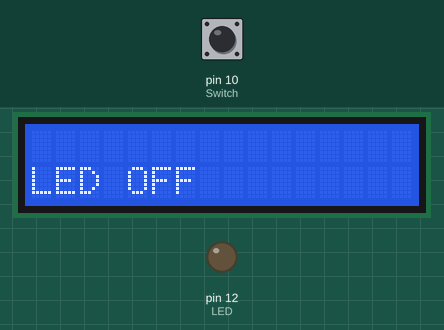
Recording of a program running on a simulated Raspberry Pi (header pin numbers). Parts: 16×2 character LCD, output pins drawn as LEDs (lit = HIGH). Inputs (shaded band) come from the test bench; at power-on: pin 10 (Switch) LOW. What the program prints to the terminal is not drawn.

Above: at 1.4 s.
1.5 s: pin 10 (Switch) pulled HIGH for 1.25 s
At 3.9 s:
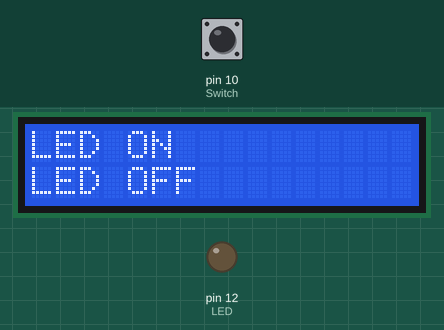
4.2 s: pin 10 (Switch) pulled HIGH for 3.2 s
At 5.3 s:
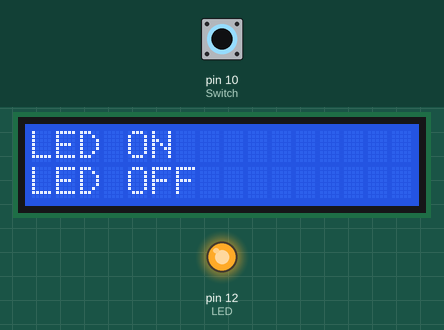
Timing chart, 0 to 8.9 s (numbered marks = the images above; inputs shaded):
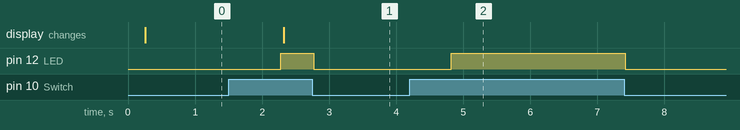

Measured:
- after the input at 1.5 s, pin 12 (LED): LOW → HIGH after 0.78 s, → LOW 0.49 s later; the display: changes after 0.82 s (image 1)
- after the input at 4.2 s, pin 12 (LED): LOW → HIGH after 0.62 s, → LOW 2.6 s later

The program:

Switch.py
```python
import RPi.GPIO as GPIO
import I2C_driver as LCD
import time

mylcd = LCD.lcd()

GPIO.setwarnings(False)
GPIO.setmode(GPIO.BOARD)

LED=12
Switch= 10

GPIO.setup(LED, GPIO.OUT, initial = GPIO.LOW)
GPIO.setup(Switch, GPIO.IN, pull_up_down =  GPIO.PUD_DOWN)

while True:
    if GPIO.input(Switch) == GPIO.HIGH:
        print("Button was Pushed! Switch ON")
        GPIO.output(LED, GPIO.HIGH)
        mylcd.lcd_display_string("LED ON",1)
    else:
        print("Button was not Pushed! Switch OFF")
        GPIO.output(LED, GPIO.LOW)
        mylcd.lcd_display_string("LED OFF",2)
        time.sleep(1)
```
